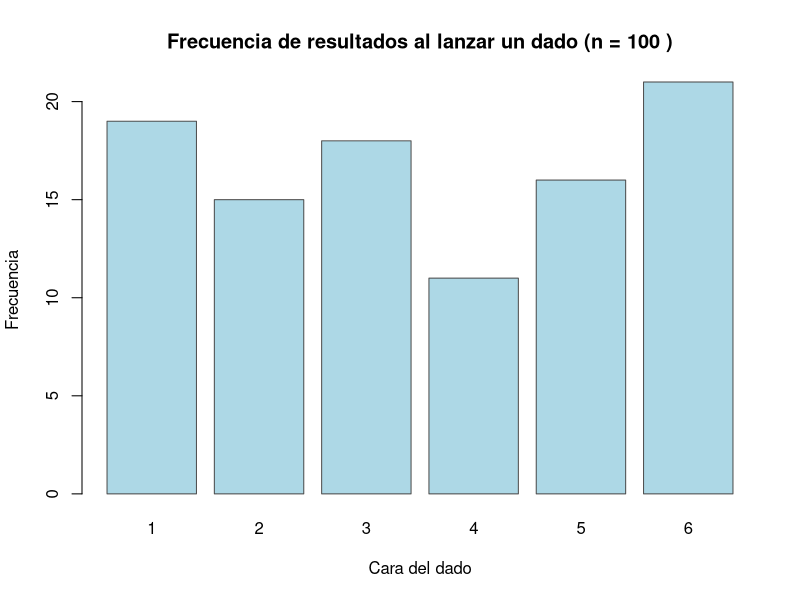
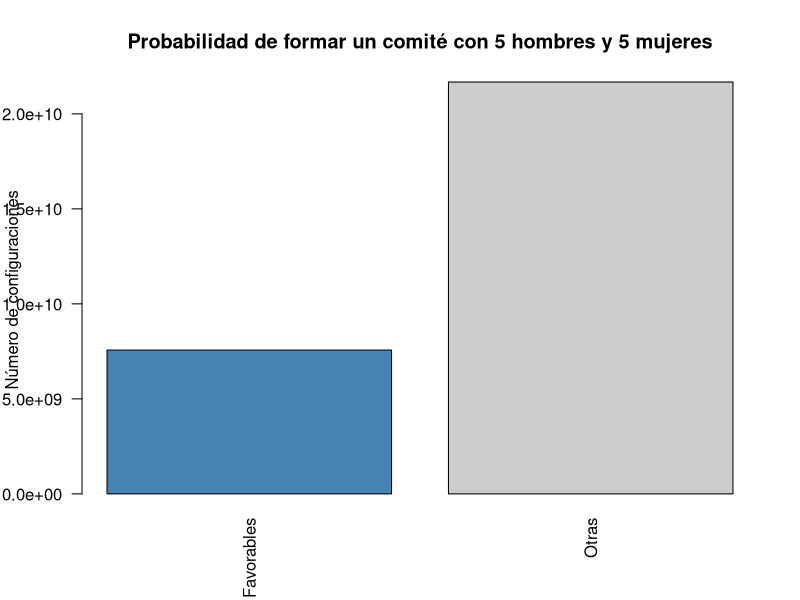
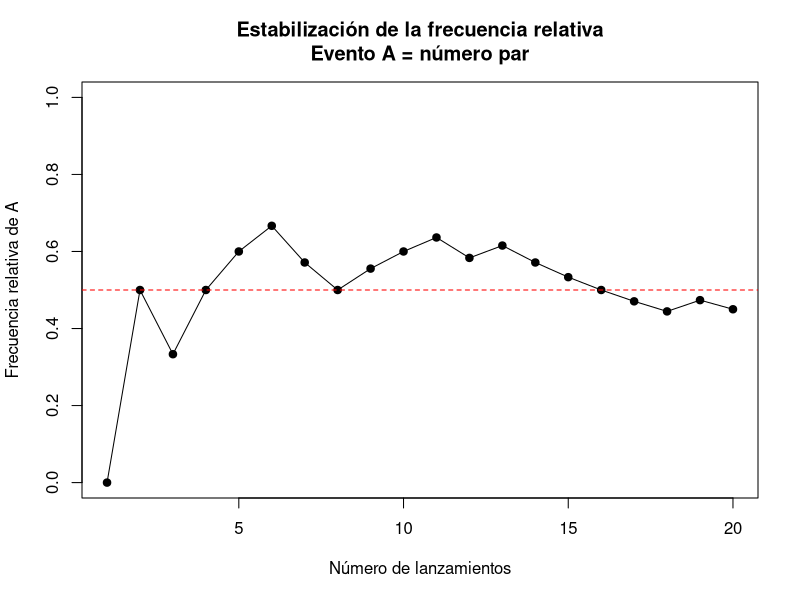
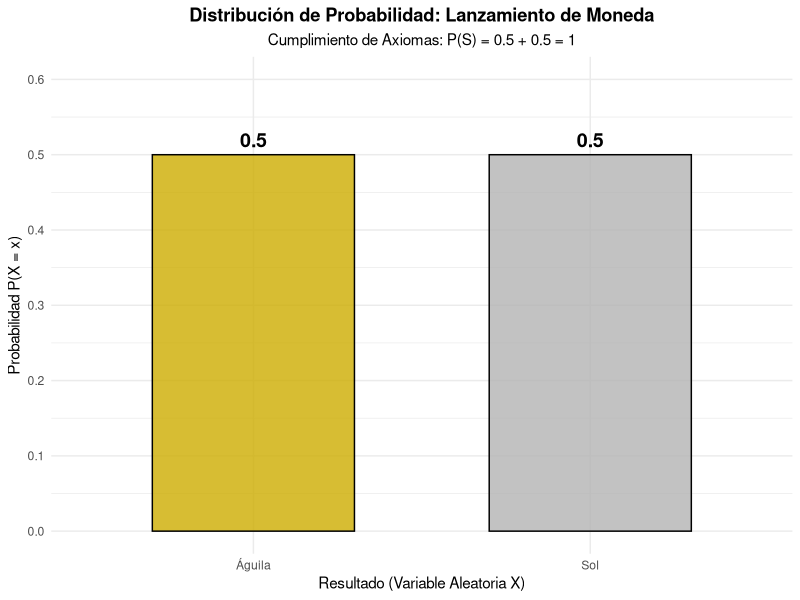
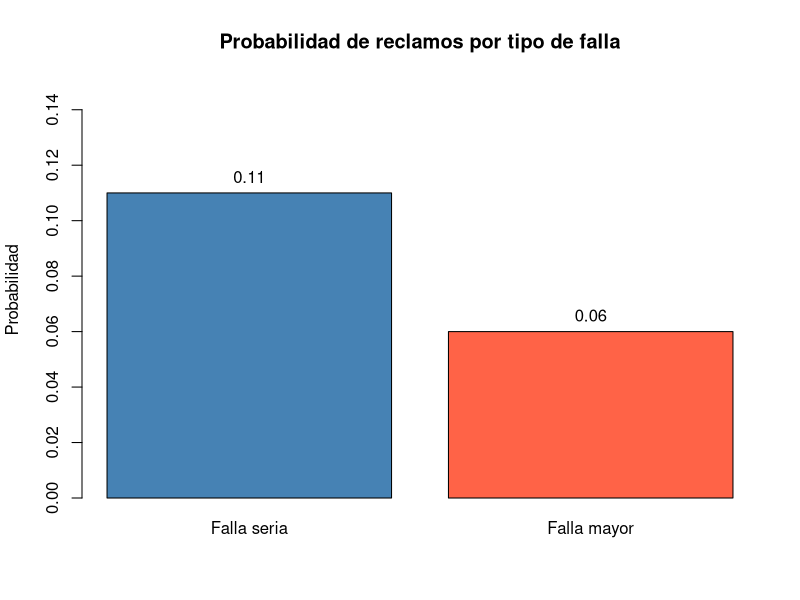
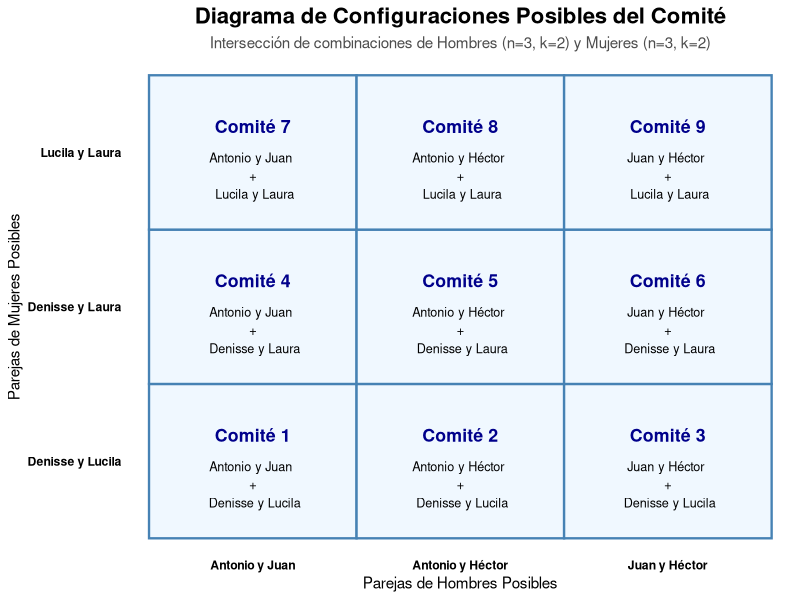
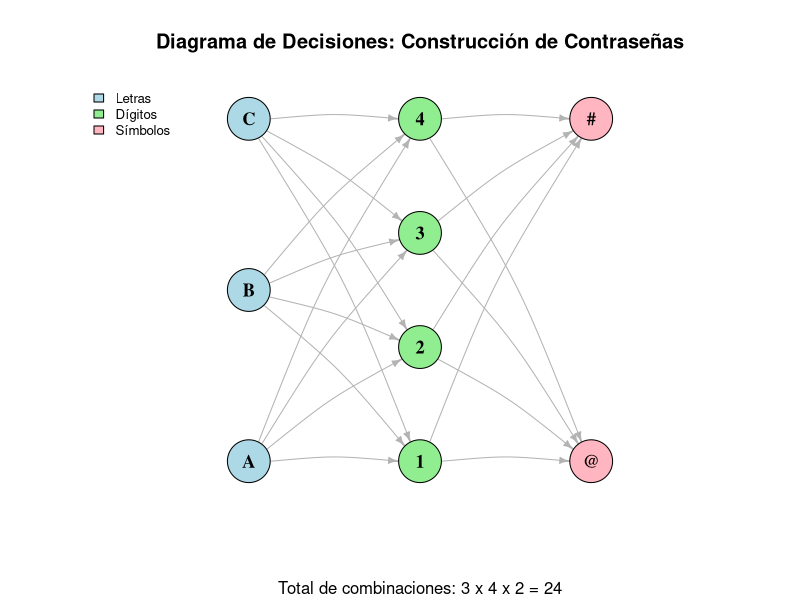
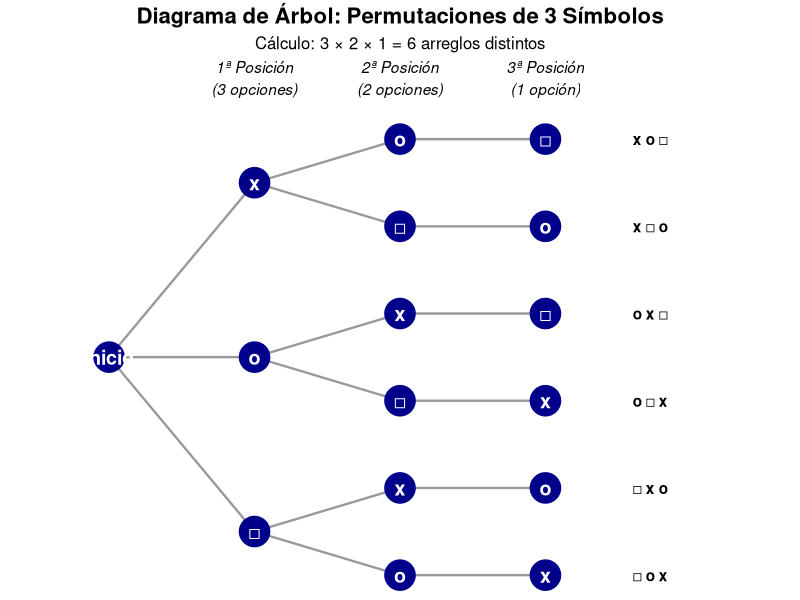

Write the R code that produced these figures, in order.
## ---- chunk 1
set.seed(123)
n <- 100
lanzamientos <- sample(1:6, size = n, replace = TRUE)
frecuencias <- table(lanzamientos)
barplot(
  frecuencias,
  col = "lightblue",
  border = "gray30",
  main = paste("Frecuencia de resultados al lanzar un dado (n =", n, ")"),
  xlab = "Cara del dado",
  ylab = "Frecuencia"
)
## ---- chunk 2
# Valores combinatorios
total <- choose(55, 10)
favorables <- choose(30, 5) * choose(25, 5)

# Crear data frame
datos <- data.frame(
  Tipo = c("Favorables", "Otras"),
  Cantidad = c(favorables, total - favorables)
)

# Visualización
barplot(
  datos$Cantidad,
  names.arg = datos$Tipo,
  col = c("steelblue", "gray80"),
  main = "Probabilidad de formar un comité con 5 hombres y 5 mujeres",
  ylab = "Número de configuraciones",
  las = 2
)
## ---- chunk 3
set.seed(123)

# Número de lanzamientos
n <- 20

# Simulación de lanzamientos del dado
lanzamientos <- sample(1:6, n, replace = TRUE)

# Evento A: número par
evento_A <- lanzamientos %% 2 == 0

# Frecuencia acumulada
n_A <- cumsum(evento_A)
frecuencia_relativa <- n_A / seq_len(n)

# Gráfica
plot(
  frecuencia_relativa,
  type = "o",
  pch = 19,
  ylim = c(0, 1),
  xlab = "Número de lanzamientos",
  ylab = "Frecuencia relativa de A",
  main = "Estabilización de la frecuencia relativa\nEvento A = número par"
)

abline(h = 0.5, col = "red", lty = 2)
## ---- chunk 4
library(ggplot2)

# 1. Definir los datos del espacio muestral y sus probabilidades
df_moneda <- data.frame(
  Resultado = c("Águila", "Sol"),
  Probabilidad = c(0.5, 0.5)
)

# 2. Crear el gráfico de barras
ggplot(df_moneda, aes(x = Resultado, y = Probabilidad, fill = Resultado)) +
  geom_bar(stat = "identity", color = "black", width = 0.6, alpha = 0.8) +
  # Añadir etiquetas de texto con la probabilidad
  geom_text(aes(label = Probabilidad), vjust = -0.5, fontface = "bold", size = 5) +
  # Configuración de colores
  scale_fill_manual(values = c("Águila" = "gold3", "Sol" = "gray70")) +
  # Estética y títulos
  theme_minimal() +
  labs(
    title = "Distribución de Probabilidad: Lanzamiento de Moneda",
    subtitle = "Cumplimiento de Axiomas: P(S) = 0.5 + 0.5 = 1",
    x = "Resultado (Variable Aleatoria X)",
    y = "Probabilidad P(X = x)"
  ) +
  # Ajustar límites del eje Y para ver bien las etiquetas
  scale_y_continuous(limits = c(0, 0.6), breaks = seq(0, 1, 0.1)) +
  theme(
    plot.title = element_text(face = "bold", hjust = 0.5),
    plot.subtitle = element_text(hjust = 0.5),
    legend.position = "none"
  )
## ---- chunk 5
# Crear tabla de probabilidades
probabilidades <- data.frame(
  Tipo = c("Falla seria", "Falla mayor"),
  Probabilidad = c(0.11, 0.06)
)

# Visualización con gráfico de barras
barplot(
  probabilidades$Probabilidad,
  names.arg = probabilidades$Tipo,
  ylim = c(0, 0.15),
  col = c("steelblue", "tomato"),
  main = "Probabilidad de reclamos por tipo de falla",
  ylab = "Probabilidad"
)

# Agregar etiquetas numéricas
text(
  x = c(0.7, 1.9),
  y = probabilidades$Probabilidad,
  labels = probabilidades$Probabilidad,
  pos = 3
)
## ---- chunk 6
library(ggplot2)

# 1. Generar todas las combinaciones posibles de 2 hombres (de 3)
hombres <- c("Antonio", "Juan", "Héctor")
comb_h <- combn(hombres, 2, simplify = FALSE)
# Crear etiquetas legibles
etiquetas_h <- sapply(comb_h, function(x) paste(x, collapse = " y "))

# 2. Generar todas las combinaciones posibles de 2 mujeres (de 3)
mujeres <- c("Denisse", "Lucila", "Laura")
comb_m <- combn(mujeres, 2, simplify = FALSE)
# Crear etiquetas legibles
etiquetas_m <- sapply(comb_m, function(x) paste(x, collapse = " y "))

# 3. Crear el espacio muestral cruzando ambos grupos (Principio Multiplicativo)
df_comites <- expand.grid(Hombres = etiquetas_h, Mujeres = etiquetas_m)
df_comites$ID <- paste("Comité", 1:nrow(df_comites))

# 4. Graficar la matriz de combinaciones
ggplot(df_comites, aes(x = Hombres, y = Mujeres)) +
  # Crear los cuadros de la matriz
  geom_tile(fill = "aliceblue", color = "steelblue", linewidth = 0.8) +
  # Añadir el número de comité
  geom_text(aes(label = ID), fontface = "bold", vjust = -1.5, size = 4.5, color = "darkblue") +
  # Añadir los nombres de los integrantes en cada celda
  geom_text(aes(label = paste(Hombres, "\n+\n", Mujeres)), size = 3.2, vjust = 1) +
  # Estética y etiquetas
  theme_minimal() +
  labs(
    title = "Diagrama de Configuraciones Posibles del Comité",
    subtitle = "Intersección de combinaciones de Hombres (n=3, k=2) y Mujeres (n=3, k=2)",
    x = "Parejas de Hombres Posibles",
    y = "Parejas de Mujeres Posibles"
  ) +
  theme(
    plot.title = element_text(face = "bold", size = 16, hjust = 0.5),
    plot.subtitle = element_text(size = 11, hjust = 0.5, color = "gray30"),
    axis.text = element_text(face = "bold", color = "black"),
    panel.grid = element_blank()
  )
## ---- chunk 7
# Es fundamental cargar la librería igraph
library(igraph)
library(ggplot2)
## ---- chunk 8
# 1. Definir los conjuntos
letras <- c("A", "B", "C")
digitos <- c("1", "2", "3", "4")
simbolos <- c("@", "#")

# 2. Crear las aristas (edges) de forma jerárquica
# Para que el diagrama no colapse los nodos, creamos combinaciones únicas
edges1 <- expand.grid(from = letras, to = digitos)
edges2 <- expand.grid(from = digitos, to = simbolos)

# Unimos todas las conexiones
edges <- rbind(edges1, edges2)

# 3. Crear el objeto de grafo
g <- graph_from_data_frame(edges, directed = TRUE)

# 4. Configurar Estilo Visual (Atributos de Vértices y Aristas)
V(g)$color <- ifelse(V(g)$name %in% letras, "lightblue",
              ifelse(V(g)$name %in% digitos, "lightgreen", "lightpink"))

V(g)$size <- 25
V(g)$label.color <- "black"
V(g)$label.font <- 2
V(g)$label.cex <- 1.1

# Estilo de las flechas
E(g)$arrow.size <- 0.5
E(g)$color <- "gray70"
E(g)$curved <- 0.1

# 5. Definir el Layout (Disposición por niveles)
# Calculamos las posiciones manualmente para que se vea como un flujo de izquierda a derecha
coords <- matrix(NA, nrow = vcount(g), ncol = 2)
nombres <- V(g)$name

# Nivel 1 (Letras)
coords[nombres %in% letras, 1] <- 1
coords[nombres %in% letras, 2] <- seq(1, 10, length.out = length(letras))

# Nivel 2 (Dígitos)
coords[nombres %in% digitos, 1] <- 2
coords[nombres %in% digitos, 2] <- seq(1, 10, length.out = length(digitos))

# Nivel 3 (Símbolos)
coords[nombres %in% simbolos, 1] <- 3
coords[nombres %in% simbolos, 2] <- seq(1, 10, length.out = length(simbolos))

# 6. Dibujar el Grafo
plot(g, 
     layout = coords, 
     vertex.label.dist = 0,
     main = "Diagrama de Decisiones: Construcción de Contraseñas",
     sub = "Total de combinaciones: 3 x 4 x 2 = 24")

# Leyenda para identificar niveles
legend("topleft", 
       legend = c("Letras", "Dígitos", "Símbolos"), 
       fill = c("lightblue", "lightgreen", "lightpink"), 
       bty = "n", cex = 0.8)
## ---- chunk 9
library(ggplot2)

# Crear estructura de datos para el árbol de permutaciones
# Definimos las coordenadas de los nodos
df_tree <- data.frame(
  x = c(0, 1, 1, 1, 2, 2, 2, 2, 2, 2, 3, 3, 3, 3, 3, 3),
  y = c(0, 2, 0, -2, 2.5, 1.5, 0.5, -0.5, -1.5, -2.5, 2.5, 1.5, 0.5, -0.5, -1.5, -2.5),
  label = c("Inicio", "x", "o", "□", "o", "□", "x", "□", "x", "o", "□", "o", "□", "x", "o", "x")
)

# Definir las conexiones (ramas)
df_lines <- data.frame(
  x =    c(0, 0, 0, 1, 1, 1, 1, 1, 1, 2, 2, 2, 2, 2, 2),
  xend = c(1, 1, 1, 2, 2, 2, 2, 2, 2, 3, 3, 3, 3, 3, 3),
  y =    c(0, 0, 0, 2, 2, 0, 0, -2, -2, 2.5, 1.5, 0.5, -0.5, -1.5, -2.5),
  yend = c(2, 0, -2, 2.5, 1.5, 0.5, -0.5, -1.5, -2.5, 2.5, 1.5, 0.5, -0.5, -1.5, -2.5)
)

# Crear el gráfico
ggplot() +
  # Dibujar las ramas del árbol
  geom_segment(data = df_lines, aes(x = x, y = y, xend = xend, yend = yend), 
               color = "gray60", linewidth = 0.8) +
  # Dibujar los nodos (puntos de decisión)
  geom_point(data = df_tree, aes(x = x, y = y), color = "darkblue", size = 10) +
  # Añadir los símbolos/etiquetas
  geom_text(data = df_tree, aes(x = x, y = y, label = label), 
            color = "white", fontface = "bold", size = 5) +
  # Etiquetas de las posiciones
  annotate("text", x = 1, y = 3.2, label = "1ª Posición\n(3 opciones)", fontface = "italic") +
  annotate("text", x = 2, y = 3.2, label = "2ª Posición\n(2 opciones)", fontface = "italic") +
  annotate("text", x = 3, y = 3.2, label = "3ª Posición\n(1 opción)", fontface = "italic") +
  # Listado de permutaciones finales al final de las ramas
  annotate("text", x = 3.6, y = 2.5, label = "x o □", fontface = "bold", hjust = 0) +
  annotate("text", x = 3.6, y = 1.5, label = "x □ o", fontface = "bold", hjust = 0) +
  annotate("text", x = 3.6, y = 0.5, label = "o x □", fontface = "bold", hjust = 0) +
  annotate("text", x = 3.6, y = -0.5, label = "o □ x", fontface = "bold", hjust = 0) +
  annotate("text", x = 3.6, y = -1.5, label = "□ x o", fontface = "bold", hjust = 0) +
  annotate("text", x = 3.6, y = -2.5, label = "□ o x", fontface = "bold", hjust = 0) +
  # Estética general
  theme_void() +
  labs(title = "Diagrama de Árbol: Permutaciones de 3 Símbolos",
       subtitle = "Cálculo: 3 \u00d7 2 \u00d7 1 = 6 arreglos distintos") +
  theme(plot.title = element_text(face = "bold", size = 16, hjust = 0.5),
        plot.subtitle = element_text(size = 12, hjust = 0.5)) +
  xlim(-0.5, 4.5)
## ---- chunk 10
library(igraph)

# Definición de conjuntos
hombres <- c("Antonio", "Juan", "Héctor")
mujeres <- c("Denisse", "Lucila", "Laura")

# Combinaciones
comb_hombres <- combn(hombres, 2)
comb_mujeres <- combn(mujeres, 2)

# Construcción de la tabla de comités
resultado <- data.frame()

for (i in 1:ncol(comb_hombres)) {
  for (j in 1:ncol(comb_mujeres)) {
    resultado <- rbind(
      resultado,
      data.frame(
        Hombre1 = comb_hombres[1, i],
        Hombre2 = comb_hombres[2, i],
        Mujer1  = comb_mujeres[1, j],
        Mujer2  = comb_mujeres[2, j]
      )
    )
  }
}

resultado

## ---- chunk 11
# Definición de probabilidades
p_mujer <- 0.70
p_hombre <- 0.30
p_fuma_dado_mujer <- 0.10
p_fuma_dado_hombre <- 0.20

# Teorema de Probabilidad Total
p_total_fumador <- (p_fuma_dado_hombre * p_hombre) + (p_fuma_dado_mujer * p_mujer)
print(paste("El porcentaje total de fumadores es:", p_total_fumador * 100, "%"))
## ---- chunk 12
# Ejemplo didáctico de la estructura del Teorema de Bayes
# Árbol de decisión simple para la prueba de Tuberculosis
cat("Probabilidad Total de Positivo P(B):", (0.96 * 0.001) + (0.05 * 0.999))
## ---- chunk 13
#| label: fig-venn
#| fig-cap: "Diagrama de Venn generado por código: eventos A y B en el espacio muestral S"
library(ggplot2)

circulo <- function(cx, cy, r, n = 200) {
  t <- seq(0, 2 * pi, length.out = n)
  data.frame(x = cx + r * cos(t), y = cy + r * sin(t))
}

cA <- circulo(-0.6, 0, 1.4)
cB <- circulo(0.6, 0, 1.4)

ggplot() +
  geom_polygon(data = cA, aes(x, y), fill = "#006341", alpha = 0.35, color = "#004D31", linewidth = 0.8) +
  geom_polygon(data = cB, aes(x, y), fill = "#C8962E", alpha = 0.35, color = "#8a6a1f", linewidth = 0.8) +
  annotate("text", x = -1.1, y = 0, label = "A", size = 6, fontface = "bold") +
  annotate("text", x = 1.1, y = 0, label = "B", size = 6, fontface = "bold") +
  annotate("text", x = 0, y = 0, label = expression(A ~ "∩" ~ B), size = 4.5) +
  annotate("rect", xmin = -2.3, xmax = 2.3, ymin = -1.9, ymax = 1.9, alpha = 0, color = "black") +
  annotate("text", x = -2.0, y = 1.65, label = "S", size = 6, fontface = "bold") +
  coord_equal() +
  theme_void()
## ---- chunk 14
#| label: fig-cumpleanos
#| fig-cap: "Probabilidad de coincidencia de cumpleaños según el tamaño del grupo"
r <- 1:60
prob_sin_coincidencia <- sapply(r, function(n) prod((365 - 0:(n - 1)) / 365))
prob_coincidencia <- 1 - prob_sin_coincidencia

df_cumple <- data.frame(r = r, probabilidad = prob_coincidencia)

ggplot(df_cumple, aes(x = r, y = probabilidad)) +
  geom_line(color = "#006341", linewidth = 1) +
  geom_point(data = df_cumple[df_cumple$r == 25, ], color = "#C8962E", size = 3) +
  geom_hline(yintercept = 0.5, linetype = "dashed", color = "grey50") +
  labs(
    title = "Paradoja del cumpleaños",
    subtitle = "Probabilidad de que al menos dos personas compartan cumpleaños",
    x = "Número de personas en el grupo (r)",
    y = "P(al menos una coincidencia)"
  ) +
  theme_minimal()

cat("Con r = 25 personas, P(al menos una coincidencia) =",
    round(prob_coincidencia[25], 3), "\n")
## ---- chunk 15
set.seed(123)
n <- 1e6
tiene_virus <- runif(n) < 0.005
positivo <- ifelse(tiene_virus, runif(n) < 0.99, runif(n) < 0.03)

p_v_dado_s <- sum(tiene_virus & positivo) / sum(positivo)
cat("P(V | S) estimado por simulación:", round(p_v_dado_s, 3), "\n")
cat("P(V | S) teórico:", round(0.99 * 0.005 / (0.99 * 0.005 + 0.03 * 0.995), 3), "\n")
## ---- chunk 16
#| label: fig-montyhall
#| fig-cap: "Simulación de Monte Carlo: probabilidad de ganar al cambiar vs. mantener la elección"
set.seed(2024)
muestrear <- function(x, ...) if (length(x) == 1) x else sample(x, ...)

simular_monty_hall <- function(n, cambiar) {
  ganadas <- 0
  for (i in 1:n) {
    puertas <- 1:3
    premio <- sample(puertas, 1)
    eleccion <- sample(puertas, 1)
    abre <- muestrear(puertas[puertas != premio & puertas != eleccion], 1)
    if (cambiar) {
      eleccion_final <- muestrear(puertas[puertas != eleccion & puertas != abre], 1)
    } else {
      eleccion_final <- eleccion
    }
    if (eleccion_final == premio) ganadas <- ganadas + 1
  }
  ganadas / n
}

n_sim <- 10000
resultados <- data.frame(
  estrategia = c("Mantener", "Cambiar"),
  probabilidad = c(simular_monty_hall(n_sim, FALSE), simular_monty_hall(n_sim, TRUE))
)

ggplot(resultados, aes(x = estrategia, y = probabilidad, fill = estrategia)) +
  geom_col(width = 0.5) +
  geom_text(aes(label = round(probabilidad, 3)), vjust = -0.5, fontface = "bold") +
  scale_fill_manual(values = c("Mantener" = "#C8962E", "Cambiar" = "#006341")) +
  coord_cartesian(ylim = c(0, 0.8)) +
  labs(title = "Monty Hall: ¿cambiar o mantener la elección?",
       x = NULL, y = "Probabilidad de ganar (estimada por simulación)") +
  theme_minimal() +
  theme(legend.position = "none")
## ---- chunk 17
n <- 44; k <- 6
total <- choose(n, k)
cat("Resultados posibles en Melate:", format(total, big.mark=","), "\n")
cat("P(premio mayor) =", round(1/total, 10), "\n")
## ---- chunk 18
prob_coincidencia <- function(r) {
  p_no_coinc <- prod(seq(365, 365 - r + 1) / 365)
  1 - p_no_coinc
}

r_vals <- 1:60
probs  <- sapply(r_vals, prob_coincidencia)
r25    <- prob_coincidencia(25)

cat("P(coincidencia | r=25) =", round(r25, 4), "\n")
cat("P(coincidencia | r=23) =", round(prob_coincidencia(23), 4),
    " — supera 0.50\n")

df_b <- data.frame(r = r_vals, p = probs)
library(ggplot2)
ggplot(df_b, aes(x = r, y = p)) +
  geom_line(color = "#006341", linewidth = 1.1) +
  geom_hline(yintercept = 0.5, linetype = "dashed", color = "#C8962E") +
  geom_point(data = data.frame(r=25, p=r25), color = "red", size = 3) +
  theme_minimal() +
  labs(title = "Problema del cumpleaños",
       subtitle = paste0("Con r=25 personas, P(coincidencia) ≈ ",
                         round(r25, 3)),
       x = "Número de personas (r)", y = "P(al menos una coincidencia)")
## ---- chunk 19
p_exito  <- 1/6
n_dados  <- 3

# P(X=0): pierdes
p_pierdes <- dbinom(0, n_dados, p_exito)
# P(X>=1): ganas
p_ganas   <- 1 - p_pierdes

ganancia_esp <- p_ganas * 1 + p_pierdes * (-1)

cat("P(no aparece, pierdes) =", round(p_pierdes, 4), "\n")
cat("P(aparece >= 1, ganas) =", round(p_ganas, 4), "\n")
cat("Ganancia esperada      =", round(ganancia_esp, 4),
    "pesos por ronda\n")
cat("Conviene jugar:", ifelse(ganancia_esp > 0, "SÍ", "NO"), "\n")
## ---- chunk 20
P_M  <- 0.76          # P(Mujer)
P_H  <- 0.24          # P(Hombre) = 1 - P(M)
P_F_M <- 0.25         # P(Fuma | Mujer)
P_F_H <- 1/3          # P(Fuma | Hombre)

# Probabilidad total de fumadores
P_F <- P_F_M * P_M + P_F_H * P_H
# Bayes: P(H | F)
P_H_F <- (P_F_H * P_H) / P_F

cat("P(Fuma)            =", round(P_F, 4), "\n")
cat("P(Hombre | Fuma)   =", round(P_H_F, 4), "\n")
cat("P(Mujer  | Fuma)   =", round(1 - P_H_F, 4), "\n")
